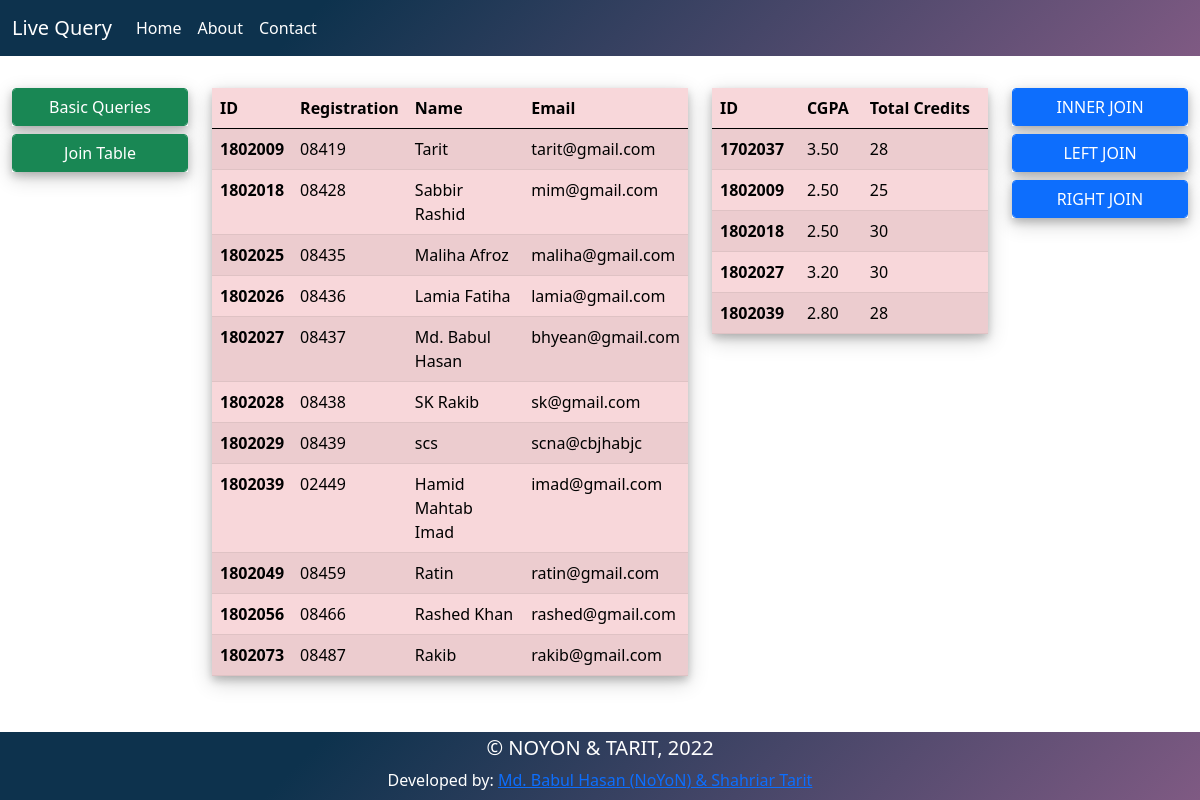
Screenshot of /join.php with the database file from the repository.
### tables this page shows
CREATE TABLE `example_table_1` (
  `id` int(11) NOT NULL,
  `reg` varchar(50) NOT NULL,
  `name` varchar(50) NOT NULL,
  `email` varchar(50) NOT NULL
);

CREATE TABLE `example_table_2` (
  `id` int(11) NOT NULL,
  `cgpa` varchar(50) NOT NULL,
  `total_credit` varchar(50) NOT NULL
);

### back_end/Select.php (called while the page is built, shortened)
<?php
class Select
{
    public function Select_table_1()
    {
        $connection = new Connection();
        $connect = $connection->Connect();
        $query = "SELECT * FROM example_table_1";
        $result = mysqli_query($connect,$query);
        return $result;
    }
    public function Select_table_2()
    {
        $connection = new Connection();
        $connect = $connection->Connect();
        $query = "SELECT * FROM example_table_2";
        $result = mysqli_query($connect,$query);
        return $result;
    }
}
?>

### join.php (the view, shortened to what this page needs)
<?php
include './back_end/Select.php';
$select = new Select();
$table1 = $select->Select_table_1();
$table2 = $select->Select_table_2();
?>
<!doctype html>
<html lang="en">
<head>
    <link href="https://cdn.jsdelivr.net/npm/bootstrap@5.0.2/dist/css/bootstrap.min.css" rel="stylesheet"
>
    <link rel="stylesheet" href="static/css/style.css">
</head>
<body>
<nav class="navbar navbar-expand-lg navbar-light menu">
    <div class="container-fluid">
        <a class="navbar-brand" href="index.php">Live Query</a>
        <div class="collapse navbar-collapse" id="navbarTogglerDemo03">
            <ul class="navbar-nav me-auto mb-2 mb-lg-0">
                <li class="nav-item">
                    <a class="nav-link active" aria-current="page" href="index.php">Home</a>
                </li>
                <li class="nav-item">
                    <a class="nav-link" href="#">About</a>
                </li>
                <li class="nav-item">
                    <a class="nav-link" href="#" tabindex="-1" aria-disabled="true">Contact</a>
                </li>
            </ul>
        </div>
    </div>
</nav>
<div class="container-fluid mt-4">
    <div class="row">
        <div class="col-md-2">
            <div class="my-2 profile-box">
                <a href="index.php" class="form-control btn btn-success" type="button""> Basic Queries </a>
            </div>
            <div class="my-2 profile-box">
                <a href="join.php" class="form-control btn btn-success" type="button""> Join Table </a>
            </div>
        </div>
        <div class="col-md-5 mt-2">
            <table class="table table-danger table-striped profile-box">
                <thead>
                <tr>
                    <th scope="col">ID</th>
                    <th scope="col">Registration</th>
                    <th scope="col">Name</th>
                    <th scope="col">Email</th>
                </tr>
                </thead>
                <tbody>
                <?php
                if ($table1->num_rows > 0) {
                    while ($row = $table1->fetch_assoc()) {
                        ?>
                        <tr>
                            <th scope="row"><?php echo $row["id"] ?></th>
                            <td><?php echo $row["reg"] ?></td>
                            <td><?php echo $row["name"] ?></td>
                            <td><?php echo $row["email"] ?></td>
                        </tr>
                        <?php
                    }
                } else {
                    echo "0 results";
                }
                ?>
                </tbody>
            </table>
        </div>
        <div class="col-md-3 mt-2">
            <table class="table table-danger table-striped profile-box">
                <thead>
                <tr>
                    <th scope="col">ID</th>
                    <th scope="col">CGPA</th>
                    <th scope="col">Total Credits</th>
                </tr>
                </thead>
                <tbody>
                <?php
                if ($table2->num_rows > 0) {
                    while ($row2 = $table2->fetch_assoc()) {
                        ?>
                        <tr>
                            <th scope="row"><?php echo $row2["id"] ?></th>
                            <td><?php echo $row2["cgpa"] ?></td>
                            <td><?php echo $row2["total_credit"] ?></td>
                        </tr>
                        <?php
                    }
                } else {
                    echo "0 results";
                }
                ?>
                </tbody>
            </table>
        </div>
        <div class="col-md-2">
            <div class="my-2 profile-box">
                <a href="join.php?join=inner" class="form-control btn btn-primary" type="button""> INNER JOIN </a>
            </div>
            <div class="my-2 profile-box">
                <a href="join.php?join=left" class="form-control btn btn-primary" type="button""> LEFT JOIN </a>
            </div>
            <div class="my-2 profile-box">
                <a href="join.php?join=right" class="form-control btn btn-primary" type="button""> RIGHT JOIN </a>
            </div>
        </div>
    </div>
    </div>
<?php include 'front_end/footer.php'?>
</body>
</html>

### static/css/style.css (style rules this page uses)
.profile-box { box-shadow: 0 4px 8px 0 rgba(0, 0, 0, 0.2), 0 6px 20px 0 rgba(0, 0, 0, 0.19); }
.menu { background-color: #7f5a83; background-image: linear-gradient(315deg, #7f5a83 0%, #0d324d 74%); }
.navbar-light .navbar-nav .nav-link.active, .navbar-light .navbar-nav .show>.nav-link,.navbar-light .navbar-nav .nav-link { color: white; }
.navbar-light .navbar-brand { color: white; }

### rows the page displays
example_table_1: id "1802009", reg "08419", name "Tarit", email "tarit@gmail.com"
example_table_1: id "1802018", reg "08428", name "Sabbir Rashid", email "mim@gmail.com"
example_table_1: id "1802025", reg "08435", name "Maliha Afroz", email "maliha@gmail.com"
example_table_1: id "1802026", reg "08436", name "Lamia Fatiha", email "lamia@gmail.com"
example_table_1: id "1802027", reg "08437", name "Md. Babul Hasan", email "bhyean@gmail.com"
example_table_1: id "1802028", reg "08438", name "SK Rakib", email "sk@gmail.com"
example_table_1: id "1802029", reg "08439", name "scs", email "scna@cbjhabjc"
example_table_1: id "1802039", reg "02449", name "Hamid Mahtab Imad", email "imad@gmail.com"
example_table_1: id "1802049", reg "08459", name "Ratin", email "ratin@gmail.com"
example_table_1: id "1802056", reg "08466", name "Rashed Khan", email "rashed@gmail.com"
example_table_1: id "1802073", reg "08487", name "Rakib", email "rakib@gmail.com"
example_table_2: id "1702037", cgpa "3.50", total_credit "28"
example_table_2: id "1802009", cgpa "2.50", total_credit "25"
example_table_2: id "1802018", cgpa "2.50", total_credit "30"
example_table_2: id "1802027", cgpa "3.20", total_credit "30"
example_table_2: id "1802039", cgpa "2.80", total_credit "28"
